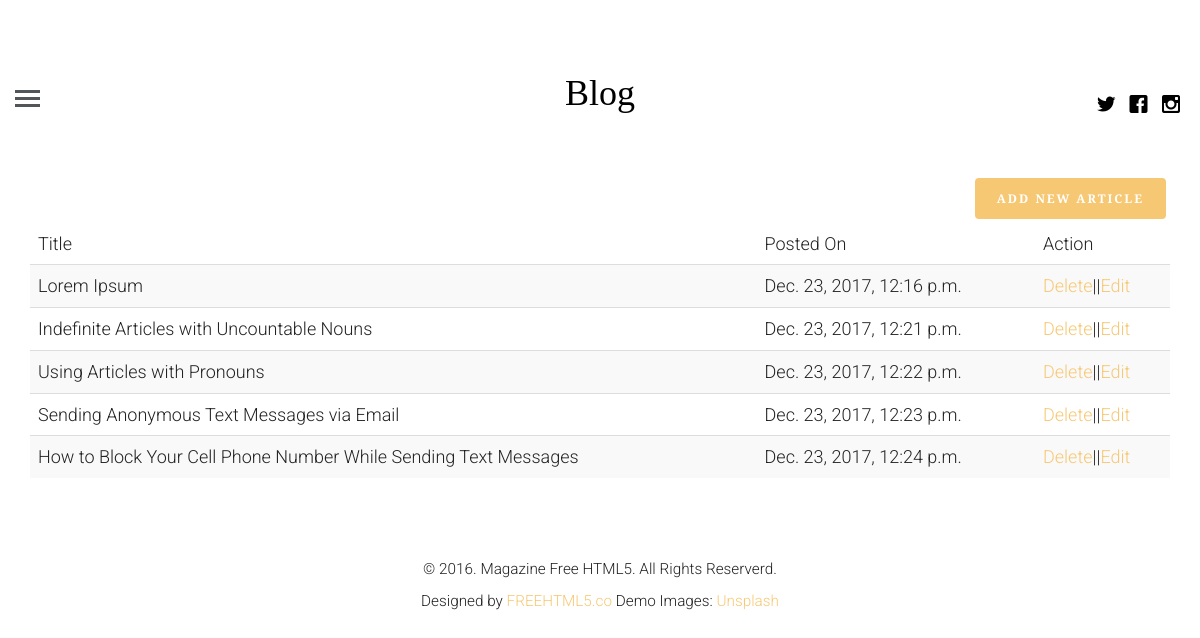
Screenshot of /profile (signed in) with the database file from the repository.
### blogapp/models.py (models this page shows, shortened)
class article(models.Model):
    article_author = models.ForeignKey(author, on_delete=models.CASCADE)
    title = models.CharField(max_length=200)
    body = models.TextField()
    image = models.FileField()
    posted_on = models.DateTimeField(auto_now=False, auto_now_add=True)
    updated_on = models.DateTimeField(auto_now=True, auto_now_add=False)
    category = models.ForeignKey(category, on_delete=models.CASCADE)

### blogapp/views.py (the view, shortened to what this page needs)
# urls.py: path('profile', views.getProfile, name="profile"),
def getProfile(request):
    if request.user.is_authenticated:
        user = get_object_or_404(User, id=request.user.id)
        author_profile = author.objects.filter(name=user.id)
        if author_profile:
            authorUser = get_object_or_404(author, name=request.user.id)
            post = article.objects.filter(article_author=authorUser.id)
            return render(request, 'logged_in_profile.html', {"post": post, "user": authorUser})
    else:
        return redirect('blog:login')

### templates/logged_in_profile.html (shortened to what this page needs)
{% extends 'base.html' %}
{% block content %}
    <div class="container">
        <a href="{% url 'blog:create' %}" class="btn btn-primary pull pull-right">Add new article</a>
    <table class="table table-striped">
        <thead>
        <tr>
            <td>Title</td>
            <td>Posted On</td>
            <td>Action</td>
        </tr>
        </thead>
        <tbody>
        {% for p in post %}
            <tr>
                <td>{{ p.title }}</td>
                <td>{{ p.posted_on }}</td>
                <td><a href="{% url 'blog:delete' pid=p.id %}">Delete</a>||<a href="{% url 'blog:update' pid=p.id %}">Edit</a></td>
            </tr>
        {% endfor %}
        </tbody>
</table>
    </div>
{% endblock %}

### templates/base.html (shortened to what this page needs)
<!DOCTYPE html>
 <html class="no-js">
	<head>
        {% load static %}
	<link rel="stylesheet" href="{% static 'css/animate.css' %}">
	<link rel="stylesheet" href="{% static 'css/icomoon.css' %}">
	<link rel="stylesheet" href="{% static 'css/bootstrap.css' %}">
	<link rel="stylesheet" href="{% static 'css/style.css' %}">
	</head>
	<body>
	<header id="fh5co-header">
		<div class="container-fluid">
			<div class="row">
				<a href="#" class="js-fh5co-nav-toggle fh5co-nav-toggle"><i></i></a>
				<ul class="fh5co-social">
					<li><a href="#"><i class="icon-twitter"></i></a></li>
					<li><a href="#"><i class="icon-facebook"></i></a></li>
					<li><a href="#"><i class="icon-instagram"></i></a></li>
				</ul>
				<div class="col-lg-12 col-md-12 text-center">
					<h1 id="fh5co-logo"><a href="{% url 'blog:index' %}">Blog</a></h1>
				</div>
			</div>
		</div>
	</header>
    <div class="container-fluid">
		<div class="row fh5co-post-entry">
    {% block content %}
    {% endblock %}
        </div>
    </div>
	<footer id="fh5co-footer">
		<p><small>&copy; 2016. Magazine Free HTML5. All Rights Reserverd. <br> Designed by <a href="http://freehtml5.co" target="_blank">FREEHTML5.co</a>  Demo Images: <a href="http://unsplash.com/" target="_blank">Unsplash</a></small></p>
	</footer>
	</body>
</html>

### blogapp/static/css/icomoon.css (style rules this page uses)
[class^="icon-"], [class*=" icon-"] { font-family: 'icomoon' !important; speak: none; font-style: normal; font-weight: normal; font-variant: normal; text-transform: none; line-height: 1; -webkit-font-smoothing: antialiased; -moz-osx-font-smoothing: grayscale; }
.icon-facebook:before { content: "\ea67"; }
.icon-instagram:before { content: "\ea6f"; }
.icon-twitter:before { content: "\ea7c"; }

### blogapp/static/css/style.css (style rules this page uses)
html { background: #fff; }
body { font-family: "Roboto", arial, sans-serif; font-size: 18px; font-weight: 300; line-height: 1.8; color: #222; background: #fff; }
a { color: #f7c873; -webkit-transition: 0.5s; -o-transition: 0.5s; transition: 0.5s; }
h1, h2, h3, h4, h5, h6 { font-family: "Playfair Display", times, serif; color: #000; }
p { margin-bottom: 30px; }
.btn { margin-right: 4px; margin-bottom: 4px; font-family: "Playfair Display", times, serif; font-size: 12px; letter-spacing: 2px; text-transform: uppercase; font-weight: 700; -webkit-border-radius: 4px; -moz-border-radius: 4px; -ms-border-radius: 4px; border-radius: 4px; -webkit-transition: 0.5s; -o-transition: 0.5s; transition: 0.5s; }
.btn-primary { background: #f7c873; color: #fff; border: 2px solid #f7c873; }
#fh5co-header { padding: 3em 3em; float: left; width: 100%; }
@media screen and (max-width: 1200px) { #fh5co-header { padding-left: 15px; padding-right: 15px; } }
#fh5co-header .fh5co-nav-toggle { position: absolute; top: 4.2em; left: 3em; z-index: 99; }
@media screen and (max-width: 1200px) { #fh5co-header .fh5co-nav-toggle { top: 4em; left: 15px; } }
#fh5co-header .fh5co-social { position: absolute !important; right: 3em !important; top: 3.2em; z-index: 99; -webkit-transition: 0.5s; -o-transition: 0.5s; transition: 0.5s; }
@media screen and (max-width: 1200px) { #fh5co-header .fh5co-social { right: 15px !important; top: 3.2em; } }
#fh5co-header #fh5co-logo { text-align: center; }
#fh5co-header #fh5co-logo a { color: #000; }
.fh5co-social { padding: 0; margin: 30px 0 0 0; position: relative; }
.fh5co-social li { padding: 0; margin: 0; list-style: none; display: inline; }
.fh5co-social li a { font-size: 20px; padding: 4px; color: #000; }
#fh5co-footer { padding: 3em 0; text-align: center; }
.fh5co-nav-toggle { width: 25px; height: 25px; cursor: pointer; text-decoration: none; }
.fh5co-nav-toggle i { position: relative; display: -moz-inline-stack; display: inline-block; zoom: 1; *display: inline; width: 25px; height: 3px; color: #535659; font: bold 14px/.4 Helvetica; text-transform: uppercase; text-indent: -55px; background: #535659; transition: all .2s ease-out; }
.fh5co-nav-toggle i::before, .fh5co-nav-toggle i::after { content: ''; width: 25px; height: 3px; background: #535659; position: absolute; left: 0; -webkit-transition: 0.2s; -o-transition: 0.2s; transition: 0.2s; }
.fh5co-nav-toggle i::before { top: -7px; }
.fh5co-nav-toggle i::after { bottom: -7px; }
.fh5co-nav-toggle { position: absolute; top: 18px; left: 0; z-index: 21; padding: 6px 0 0 0; display: block; margin: 0 auto; display: block; height: 44px; width: 25px; border-bottom: none !important; }

### rows the page displays
article: title "Lorem Ipsum", posted_on "Dec. 23, 2017, 12:16 p.m."
article: title "Indefinite Articles with Uncountable Nouns", posted_on "Dec. 23, 2017, 12:21 p.m."
article: title "Using Articles with Pronouns", posted_on "Dec. 23, 2017, 12:22 p.m."
article: title "Sending Anonymous Text Messages via Email", posted_on "Dec. 23, 2017, 12:23 p.m."
article: title "How to Block Your Cell Phone Number While Sending Text Messages", posted_on "Dec. 23, 2017, 12:24 p.m."
